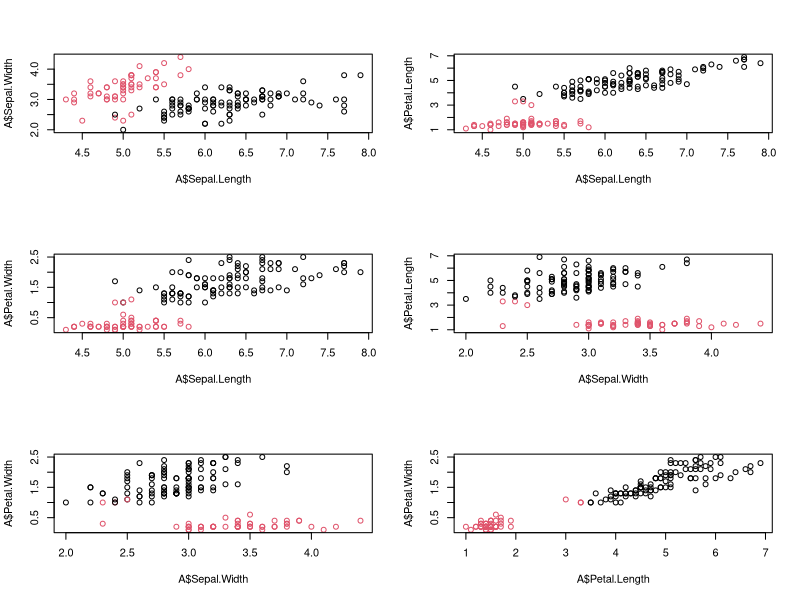
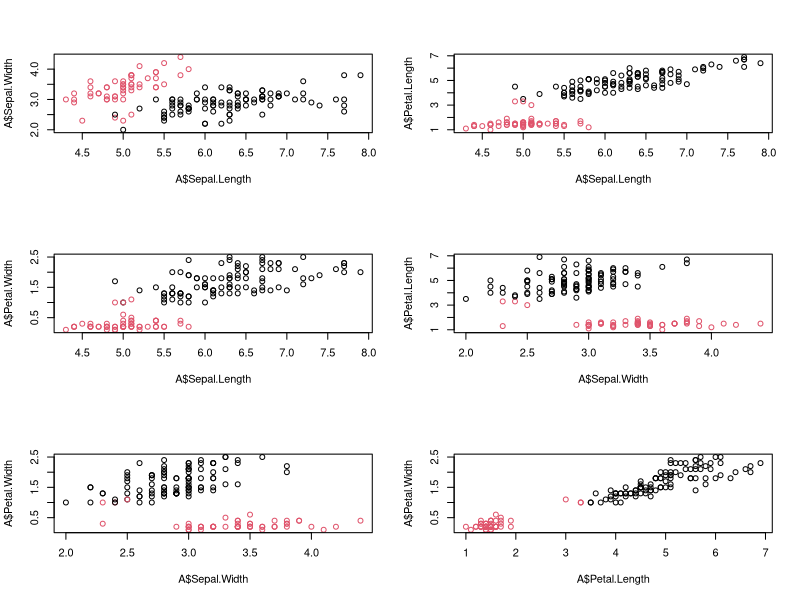
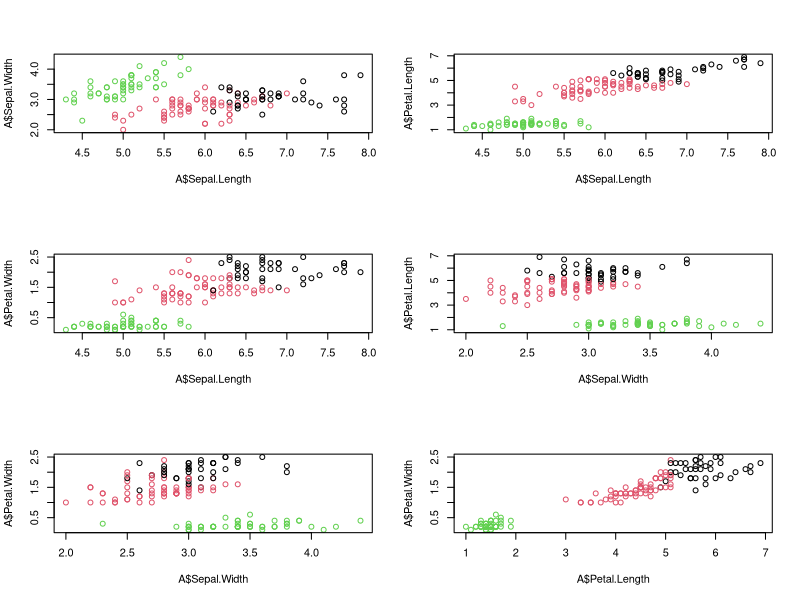

The R script that drew these images, in order:
A = data.frame(iris)


str(A)
##library(data.table)
##library(mltools)
##A = one_hot(as.data.table(A )
#----k = 2----
m1 = kmeans(A[,1:4],2)
m1
m1$cluster
par(mfrow=c(3,2))
plot(A$Sepal.Length,A$Sepal.Width,col = m1$cluster)
plot(A$Sepal.Length,A$Petal.Length,col = m1$cluster)
plot(A$Sepal.Length,A$Petal.Width,col = m1$cluster)
plot(A$Sepal.Width,A$Petal.Length,col = m1$cluster)
plot(A$Sepal.Width,A$Petal.Width,col = m1$cluster)
plot(A$Petal.Length,A$Petal.Width,col = m1$cluster)

#----k = 2----
kmeans(A[,1:4],2)
m1$cluster
par(mfrow=c(3,2))
plot(A$Sepal.Length,A$Sepal.Width,col = m1$cluster)
plot(A$Sepal.Length,A$Petal.Length,col = m1$cluster)
plot(A$Sepal.Length,A$Petal.Width,col = m1$cluster)
plot(A$Sepal.Width,A$Petal.Length,col = m1$cluster)
plot(A$Sepal.Width,A$Petal.Width,col = m1$cluster)
plot(A$Petal.Length,A$Petal.Width,col = m1$cluster)

#----k = 3----

m3 = kmeans(A[,1:4],3)
par(mfrow=c(3,2))
plot(A$Sepal.Length,A$Sepal.Width,col = m3$cluster)
plot(A$Sepal.Length,A$Petal.Length,col = m3$cluster)
plot(A$Sepal.Length,A$Petal.Width,col = m3$cluster)
plot(A$Sepal.Width,A$Petal.Length,col = m3$cluster)
plot(A$Sepal.Width,A$Petal.Width,col = m3$cluster)
plot(A$Petal.Length,A$Petal.Width,col = m3$cluster)

cbind(A$Species,m3$cluster)

